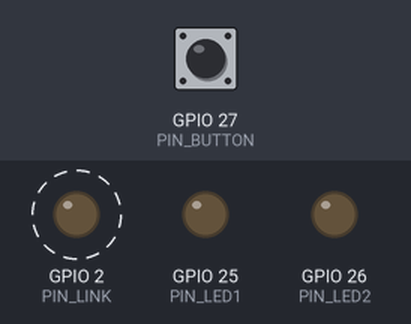
This sketch was run on a simulated ESP32. Parts: output pins drawn as LEDs (lit = HIGH). Dashed ring = blinking. The test bench sets the inputs (shaded band); at power-on: GPIO 27 (PIN_BUTTON) HIGH. Random numbers use the default seed unless the sketch sets one; what the sketch prints to the serial monitor is not drawn.

Above: at 1.2 s.
1.3 s: GPIO 27 (PIN_BUTTON) pulled LOW for 0.15 s
4.3 s: GPIO 27 (PIN_BUTTON) pulled LOW for 1 s
Timing chart, 0 to 13.3 s (numbered marks = the images above; inputs shaded):
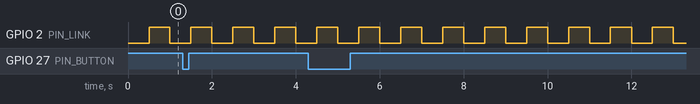

The sketch:

controller2.ino
```cpp
// Controller 2 -- Schalterseite der LoRa-Funkstrecke.
//
// Empfaengt die zwei Zustaende und den Messwert von Controller 1 und sendet
// einen Schaltbefehl zurueck. Jede Telemetrie wird quittiert, und die Quittung
// traegt den aktuellen Schaltbefehl gleich mit -- dadurch holt sich die Strecke
// den richtigen Befehl auch dann zurueck, wenn ein eigener Befehlsframe
// verloren gegangen ist.
//
// Verdrahtung und DTU-Einstellungen: siehe docs/ im Projektordner.

#include "../shared/lora_protocol.h"

// --- Pinbelegung ------------------------------------------------------------
static const int PIN_BUTTON  = 27;  // Taster nach GND, schaltet den Befehl um
static const int PIN_LED1    = 25;  // zeigt Zustand 1 von Controller 1
static const int PIN_LED2    = 26;  // zeigt Zustand 2 von Controller 1
static const int PIN_LINK    = 2;   // Status-LED: dauerhaft = Link ok, blinkend = Failsafe
static const int PIN_LORA_RX = 16;  // an den TTL-Ausgang des MAX3232
static const int PIN_LORA_TX = 17;  // an den TTL-Eingang des MAX3232

static const uint32_t DEBOUNCE_MS = 50;

// --- Taster -----------------------------------------------------------------
static bool     btnState     = false;
static bool     btnRaw       = false;
static uint32_t btnChangedMs = 0;

// --- Funkzustand ------------------------------------------------------------
static LoraParser  parser;
static LoraAirtime airtime;

static uint8_t   txSeq        = 0;
static bool      ackPending   = false;
static uint8_t   ackRetries   = 0;
static uint32_t  ackDeadline  = 0;
static LoraFrame pendingFrame = {0, 0, 0, 0};

static uint32_t lastTxMs   = 0;
static uint32_t lastRxMs   = 0;
static bool     linkUp     = false;
static bool     linkEverUp = false;

static bool cmdState = false;  // eigener Schaltbefehl
static bool sentCmd  = false;  // Stand, der bereits auf die Reise geschickt wurde

static bool    telemSeqValid = false;
static uint8_t lastTelemSeq  = 0;

static uint32_t ackWindow() {
  return LORA_ACK_WAIT_MS + (uint32_t)random((long)LORA_ACK_JITTER_MS + 1);
}

static void sendFrame(const LoraFrame &frame) {
  loraSend(Serial2, frame);
  lastTxMs = millis();
  airtime.account(lastTxMs);
}

static void showTelemetry(const LoraFrame &frame) {
  bool state1 = (frame.flags & LORA_FLAG_STATE1) != 0;
  bool state2 = (frame.flags & LORA_FLAG_STATE2) != 0;
  digitalWrite(PIN_LED1, state1 ? HIGH : LOW);
  digitalWrite(PIN_LED2, state2 ? HIGH : LOW);
  Serial.printf("[rx] seq=%u Zustand1=%s Zustand2=%s Messwert=%u\n",
                frame.seq,
                state1 ? "EIN" : "AUS",
                state2 ? "EIN" : "AUS",
                frame.value);
}

static void sendCommand(uint32_t now) {
  txSeq++;
  pendingFrame.type  = LORA_TYPE_COMMAND;
  pendingFrame.seq   = txSeq;
  pendingFrame.flags = cmdState ? LORA_FLAG_COMMAND : 0;
  pendingFrame.value = LORA_VALUE_INVALID;

  sendFrame(pendingFrame);
  ackPending  = true;
  ackRetries  = 0;
  ackDeadline = now + ackWindow();
  sentCmd     = cmdState;

  Serial.printf("[tx] Schaltbefehl %s seq=%u\n", cmdState ? "EIN" : "AUS", pendingFrame.seq);
}

static void handleRx(uint32_t now) {
  LoraFrame frame;
  while (Serial2.available() > 0) {
    if (!parser.feed((uint8_t)Serial2.read(), now, frame)) {
      continue;
    }
    lastRxMs = now;

    if (frame.type == LORA_TYPE_TELEMETRY) {
      // Immer quittieren, auch Wiederholungen -- und den Befehl mitgeben.
      LoraFrame ack = {LORA_TYPE_ACK,
                       frame.seq,
                       (uint8_t)(cmdState ? LORA_FLAG_COMMAND : 0),
                       LORA_VALUE_INVALID};
      sendFrame(ack);
      if (!telemSeqValid || frame.seq != lastTelemSeq) {
        lastTelemSeq  = frame.seq;
        telemSeqValid = true;
        showTelemetry(frame);
      }
    } else if (frame.type == LORA_TYPE_ACK) {
      if (ackPending && frame.seq == pendingFrame.seq) {
        ackPending = false;
        Serial.printf("[tx] quittiert seq=%u\n", frame.seq);
      }
    }
  }
}

static void updateLink(uint32_t now) {
  bool up = linkEverUp && ((uint32_t)(now - lastRxMs) < LORA_LINK_TIMEOUT_MS);
  if (up != linkUp) {
    linkUp = up;
    if (up) {
      Serial.println("[link] verbunden");
    } else {
      Serial.println("[link] Timeout -- Failsafe, Anzeige wird abgeschaltet");
      digitalWrite(PIN_LED1, LOW);
      digitalWrite(PIN_LED2, LOW);
    }
  }
  digitalWrite(PIN_LINK, linkUp ? HIGH : (((now / 500) % 2) ? HIGH : LOW));
}

void setup() {
  pinMode(PIN_BUTTON, INPUT_PULLUP);
  pinMode(PIN_LED1, OUTPUT);
  pinMode(PIN_LED2, OUTPUT);
  pinMode(PIN_LINK, OUTPUT);
  digitalWrite(PIN_LED1, LOW);
  digitalWrite(PIN_LED2, LOW);
  digitalWrite(PIN_LINK, LOW);

  Serial.begin(115200);
  Serial2.begin(LORA_BAUD, SERIAL_8N1, PIN_LORA_RX, PIN_LORA_TX);
  randomSeed((unsigned long)(ESP.getEfuseMac() & 0xFFFFFFFFUL) ^ (unsigned long)micros());

  Serial.println();
  Serial.println("Controller 2 (Schalterseite) bereit");
}

void loop() {
  uint32_t now = millis();

  bool raw = (digitalRead(PIN_BUTTON) == LOW);
  if (raw != btnRaw) {
    btnRaw = raw;
    btnChangedMs = now;
  }
  if (raw != btnState && (uint32_t)(now - btnChangedMs) >= DEBOUNCE_MS) {
    btnState = raw;
    if (btnState) {  // nur die fallende Flanke schaltet um
      cmdState = !cmdState;
      Serial.printf("[in] Taster -- Schaltbefehl jetzt %s\n", cmdState ? "EIN" : "AUS");
    }
  }

  handleRx(now);
  if (lastRxMs != 0) {
    linkEverUp = true;
  }

  bool gapOk = (uint32_t)(now - lastTxMs) >= LORA_MIN_GAP_MS;

  if (ackPending) {
    if ((int32_t)(now - ackDeadline) >= 0) {
      if (ackRetries < LORA_MAX_RETRIES && airtime.available(now)) {
        ackRetries++;
        sendFrame(pendingFrame);
        ackDeadline = now + ackWindow();
        Serial.printf("[tx] Wiederholung %u fuer seq=%u\n", ackRetries, pendingFrame.seq);
      } else {
        ackPending = false;
        // Nicht weiter senden: die naechste Quittung auf eine Telemetrie
        // traegt den aktuellen Befehl ohnehin mit.
        Serial.printf("[tx] keine Quittung fuer seq=%u\n", pendingFrame.seq);
      }
    }
  } else if (cmdState != sentCmd && gapOk && airtime.available(now)) {
    sendCommand(now);
  }

  updateLink(now);
}
```

Measured:
- by itself, GPIO 2 (PIN_LINK): alternates HIGH for 0.50 s and LOW for 0.50 s
